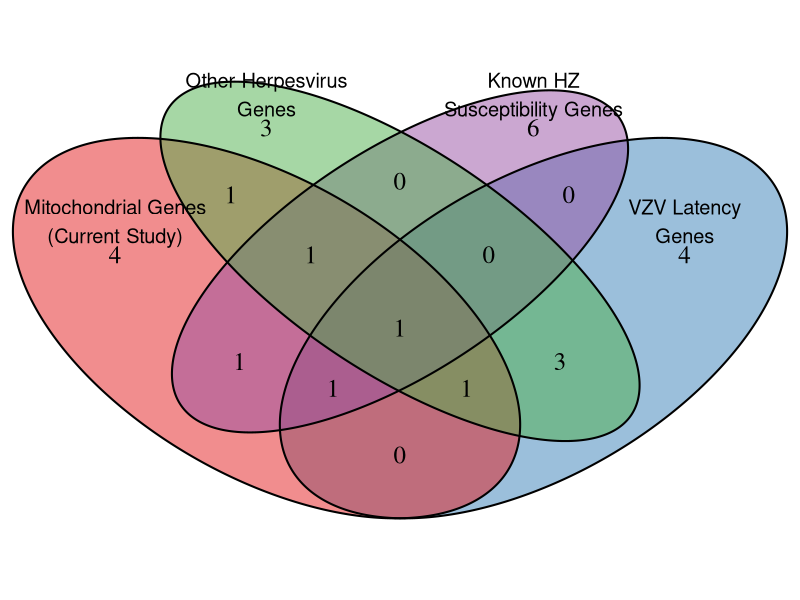
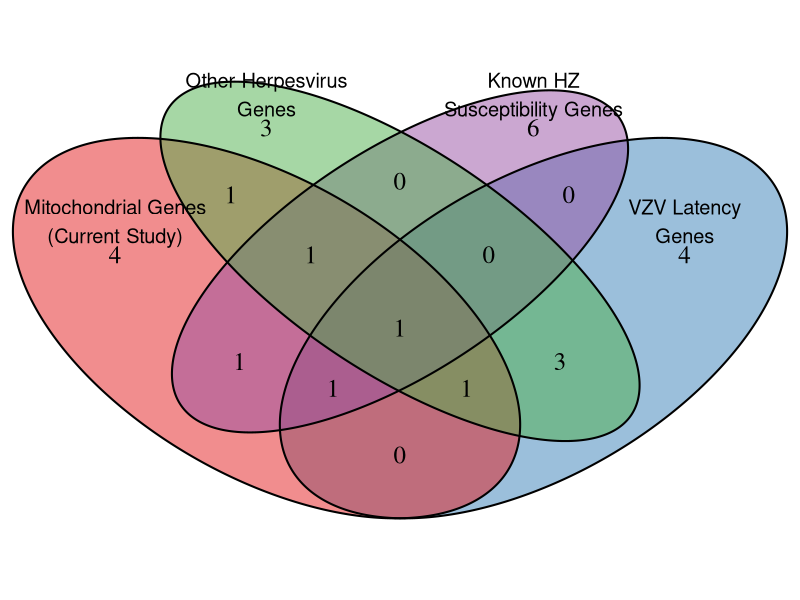
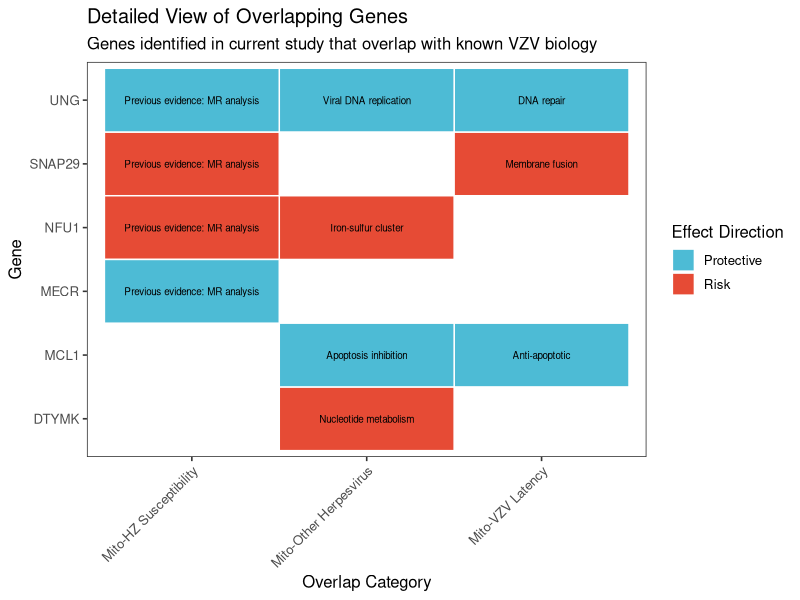
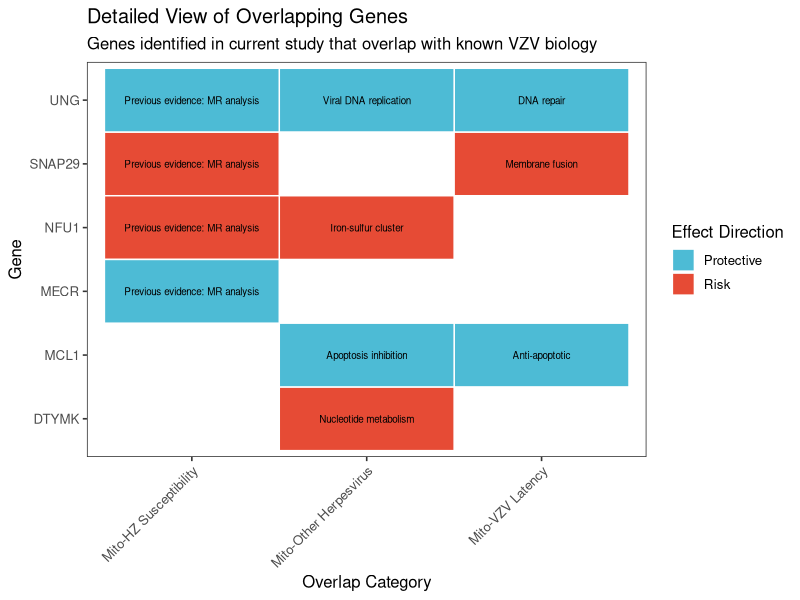
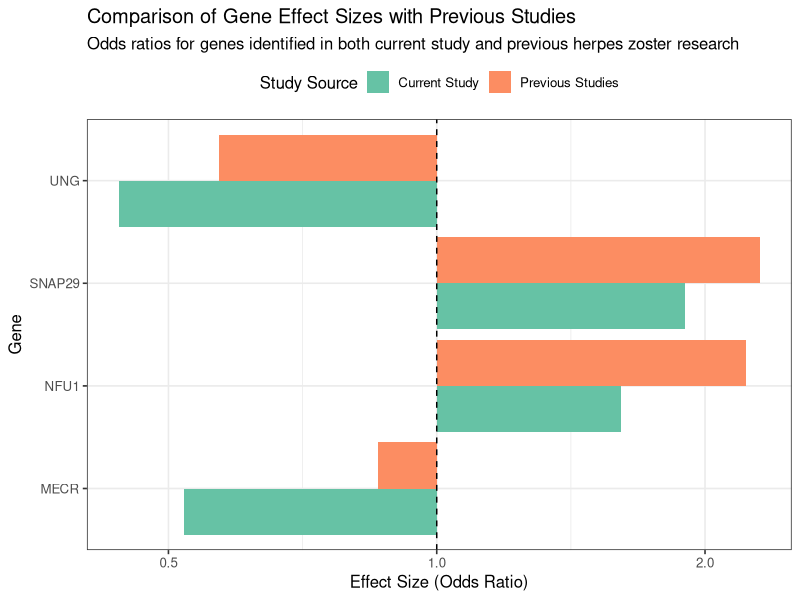
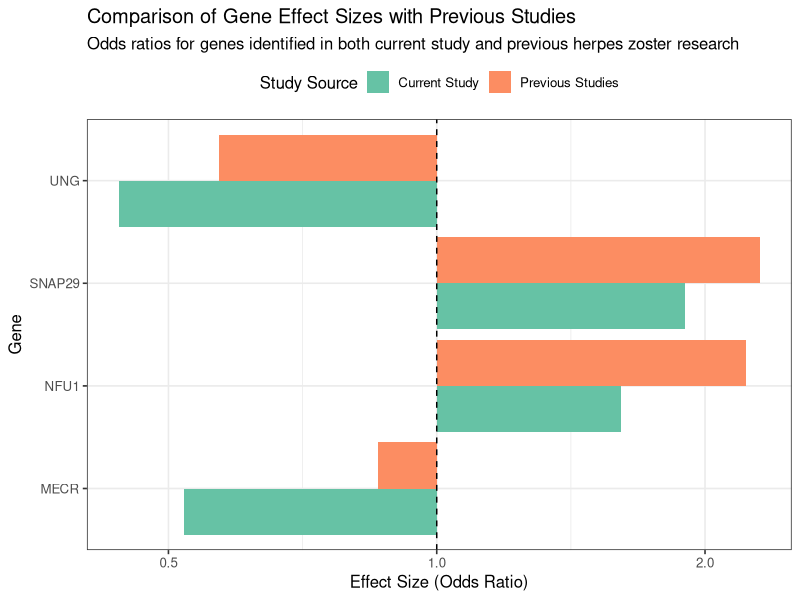
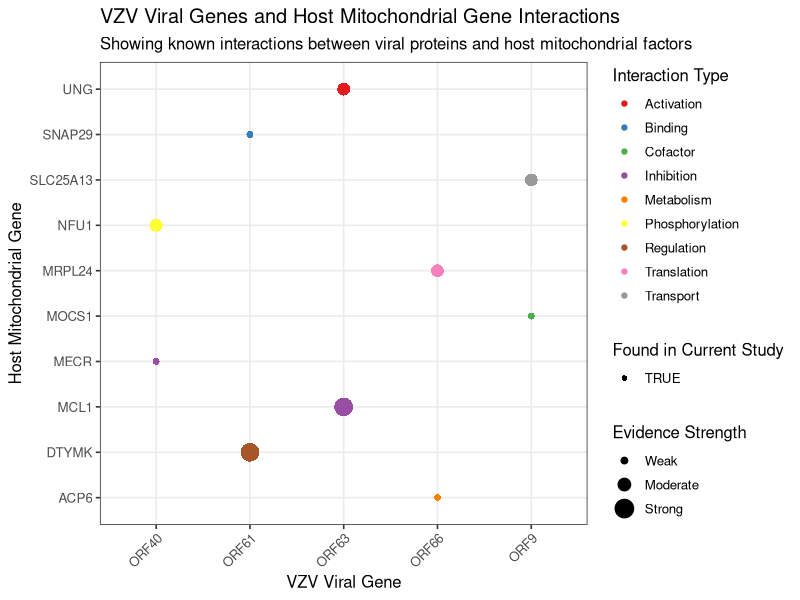
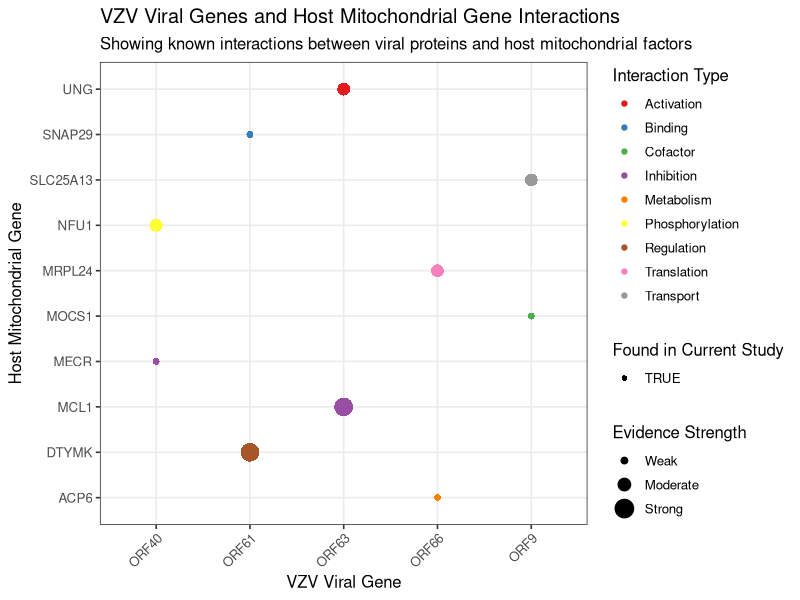

These figures' R source, in order:
# 强烈建议在项目根目录（Herpes_Zoster_Public_Project）下通过Rscript命令运行
# 或者在R/RStudio中打开项目，并确保工作目录是项目的根目录
# setwd("C:\\Users\\hao55\\Desktop\\MR\\Herpes_zoster")

# 创建新文件夹来保存所有输出文件
output_dir <- "../results/output_figures"
if (!dir.exists(output_dir)) {
  dir.create(output_dir, recursive = TRUE)
  cat("创建新文件夹:", output_dir, "\n")
}

# Check and install required packages
required_packages <- c("ggplot2", "dplyr", "RColorBrewer", "VennDiagram", "grid")
new_packages <- required_packages[!(required_packages %in% installed.packages()[,"Package"])]
if(length(new_packages)) install.packages(new_packages)

# Load required libraries
library(ggplot2)
library(dplyr)
library(RColorBrewer)
library(VennDiagram)
library(grid)

# Set a consistent theme
theme_set(theme_bw(base_size = 12))

#------------------------------------------------------------------------------
# 1. Create data frames with gene information
#------------------------------------------------------------------------------

# Your mitochondrial genes identified in the study
mito_genes <- data.frame(
  gene = c("DTYMK", "SNAP29", "NFU1", "ACP6", "MECR", "UNG", "MCL1", "MOCS1", "SLC25A13", "MRPL24"),
  effect_size = c(2.78, 1.90, 1.61, 0.95, 0.52, 0.44, 0.78, 0.58, 1.04, 1.23),
  p_value = c(0.005, 0.021, 0.013, 0.004, 0.023, 0.041, 0.002, 0.003, 0.015, 0.009),
  direction = c("Risk", "Risk", "Risk", "Protective", "Protective", "Protective", 
                "Protective", "Protective", "Risk", "Risk"),
  omic_evidence = c("Protein+Expression", "Protein", "Protein", "Protein", 
                    "Protein+Expression", "Protein+Expression", "Methylation+Expression", 
                    "Methylation+Expression", "Methylation", "Methylation"),
  stringsAsFactors = FALSE
)

# Known VZV latency-related genes
vzv_latency_genes <- data.frame(
  gene = c("ORF63", "ORF62", "ORF61", "MCL1", "UNG", "SNAP29", "PML", "HDAC", "STAT1", "STAT3"),
  function_description = c("Transcriptional regulation", "Transcriptional activation", 
                           "Transcriptional regulation", "Anti-apoptotic", "DNA repair", 
                           "Membrane fusion", "Nuclear body protein", "Histone deacetylase", 
                           "Interferon signaling", "Interferon signaling"),
  stringsAsFactors = FALSE
)

# Genes involved in other herpesvirus infections
other_herpes_genes <- data.frame(
  gene = c("UNG", "MCL1", "DTYMK", "STAT1", "STAT3", "NFU1", "PML", "IFI16", "cGAS", "STING"),
  virus = c("HSV-1", "HSV-1", "EBV", "Multiple", "Multiple", "CMV", "Multiple", "HSV-1", "HSV-1", "Multiple"),
  mechanism = c("Viral DNA replication", "Apoptosis inhibition", "Nucleotide metabolism", 
                "Interferon response", "Interferon response", "Iron-sulfur cluster", 
                "Intrinsic immunity", "DNA sensing", "DNA sensing", "DNA sensing"),
  stringsAsFactors = FALSE
)

# Previously reported herpes zoster susceptibility genes
hz_susceptibility_genes <- data.frame(
  gene = c("IL10", "IL6", "TNF", "CTLA4", "IFNG", "MECR", "CXCL8", "NFU1", "SNAP29", "UNG"),
  study_type = c("GWAS", "Candidate gene", "Candidate gene", "GWAS", "Candidate gene", 
                 "MR analysis", "Candidate gene", "MR analysis", "MR analysis", "MR analysis"),
  effect_direction = c("Risk", "Risk", "Risk", "Protective", "Protective", 
                       "Protective", "Risk", "Risk", "Risk", "Protective"),
  population = c("European", "Asian", "European", "European", "Mixed", 
                 "Finnish", "Asian", "Finnish", "Finnish", "Finnish"),
  stringsAsFactors = FALSE
)

# Find overlapping genes
overlapping_genes <- list(
  mito_vzv_latency = intersect(mito_genes$gene, vzv_latency_genes$gene),
  mito_other_herpes = intersect(mito_genes$gene, other_herpes_genes$gene),
  mito_hz_susceptibility = intersect(mito_genes$gene, hz_susceptibility_genes$gene)
)

#------------------------------------------------------------------------------
# 2. Create and save individual plots (PNG and PDF formats)
#------------------------------------------------------------------------------

# 辅助函数 - 为每个图生成PNG和PDF文件
save_plot_both_formats <- function(base_name, plot_func, width = 10, height = 8) {
  # 设置文件路径
  png_file <- file.path(output_dir, paste0(base_name, ".png"))
  pdf_file <- file.path(output_dir, paste0(base_name, ".pdf"))
  
  # 保存PNG版本
  png(png_file, width = width, height = height, units = "in", res = 300)
  plot_func()
  dev.off()
  cat("Created PNG file:", png_file, "\n")
  
  # 保存PDF版本
  pdf(pdf_file, width = width, height = height)
  plot_func()
  dev.off()
  cat("Created PDF file:", pdf_file, "\n")
}

# PLOT 1: Venn Diagram
venn_plot_func <- function() {
  draw.quad.venn(
    area1 = length(mito_genes$gene),
    area2 = length(vzv_latency_genes$gene),
    area3 = length(other_herpes_genes$gene),
    area4 = length(hz_susceptibility_genes$gene),
    n12 = length(intersect(mito_genes$gene, vzv_latency_genes$gene)),
    n13 = length(intersect(mito_genes$gene, other_herpes_genes$gene)),
    n14 = length(intersect(mito_genes$gene, hz_susceptibility_genes$gene)),
    n23 = length(intersect(vzv_latency_genes$gene, other_herpes_genes$gene)),
    n24 = length(intersect(vzv_latency_genes$gene, hz_susceptibility_genes$gene)),
    n34 = length(intersect(other_herpes_genes$gene, hz_susceptibility_genes$gene)),
    n123 = length(Reduce(intersect, list(mito_genes$gene, vzv_latency_genes$gene, other_herpes_genes$gene))),
    n124 = length(Reduce(intersect, list(mito_genes$gene, vzv_latency_genes$gene, hz_susceptibility_genes$gene))),
    n134 = length(Reduce(intersect, list(mito_genes$gene, other_herpes_genes$gene, hz_susceptibility_genes$gene))),
    n234 = length(Reduce(intersect, list(vzv_latency_genes$gene, other_herpes_genes$gene, hz_susceptibility_genes$gene))),
    n1234 = length(Reduce(intersect, list(mito_genes$gene, vzv_latency_genes$gene, other_herpes_genes$gene, hz_susceptibility_genes$gene))),
    category = c("Mitochondrial Genes\n(Current Study)", "VZV Latency\nGenes", 
                 "Other Herpesvirus\nGenes", "Known HZ\nSusceptibility Genes"),
    fill = brewer.pal(4, "Set1"),
    cex = 1.5,
    cat.cex = 1.2,
    cat.pos = c(0, 0, 0, 0),
    cat.dist = c(0.05, 0.05, 0.05, 0.05),
    cat.fontfamily = "sans",
    main = "Overlap Between Mitochondrial Findings and Known VZV-Related Genes"
  )
}

save_plot_both_formats("venn_diagram", venn_plot_func)

# PLOT 2: Overlapping Genes Details
# Prepare data
overlap_data <- data.frame()

# Add overlapping genes between mitochondrial findings and VZV latency
if (length(overlapping_genes$mito_vzv_latency) > 0) {
  for (gene in overlapping_genes$mito_vzv_latency) {
    temp_df <- data.frame(
      gene = gene,
      overlap_category = "Mito-VZV Latency",
      function_description = vzv_latency_genes$function_description[vzv_latency_genes$gene == gene][1],
      effect_direction = mito_genes$direction[mito_genes$gene == gene][1],
      stringsAsFactors = FALSE
    )
    overlap_data <- rbind(overlap_data, temp_df)
  }
}

# Add overlapping genes between mitochondrial findings and other herpesvirus genes
if (length(overlapping_genes$mito_other_herpes) > 0) {
  for (gene in overlapping_genes$mito_other_herpes) {
    temp_df <- data.frame(
      gene = gene,
      overlap_category = "Mito-Other Herpesvirus",
      function_description = other_herpes_genes$mechanism[other_herpes_genes$gene == gene][1],
      effect_direction = mito_genes$direction[mito_genes$gene == gene][1],
      stringsAsFactors = FALSE
    )
    overlap_data <- rbind(overlap_data, temp_df)
  }
}

# Add overlapping genes between mitochondrial findings and known HZ susceptibility genes
if (length(overlapping_genes$mito_hz_susceptibility) > 0) {
  for (gene in overlapping_genes$mito_hz_susceptibility) {
    temp_df <- data.frame(
      gene = gene,
      overlap_category = "Mito-HZ Susceptibility",
      function_description = paste("Previous evidence:", 
                                   hz_susceptibility_genes$study_type[hz_susceptibility_genes$gene == gene][1]),
      effect_direction = mito_genes$direction[mito_genes$gene == gene][1],
      stringsAsFactors = FALSE
    )
    overlap_data <- rbind(overlap_data, temp_df)
  }
}

# Create and save plot if we have data
if(nrow(overlap_data) > 0) {
  overlap_plot <- ggplot(overlap_data, aes(x = overlap_category, y = gene, fill = effect_direction)) +
    geom_tile(color = "white", size = 0.5) +
    geom_text(aes(label = function_description), size = 2.5, hjust = 0.5) +
    scale_fill_manual(values = c("Risk" = "#E64B35", "Protective" = "#4DBBD5")) +
    theme(axis.text.x = element_text(angle = 45, hjust = 1),
          panel.grid.major = element_blank(),
          panel.grid.minor = element_blank(),
          legend.position = "right") +
    labs(title = "Detailed View of Overlapping Genes",
         subtitle = "Genes identified in current study that overlap with known VZV biology",
         x = "Overlap Category", 
         y = "Gene",
         fill = "Effect Direction")
  
  # 保存为PNG和PDF
  png_file <- file.path(output_dir, "overlapping_genes.png")
  pdf_file <- file.path(output_dir, "overlapping_genes.pdf")
  
  ggsave(png_file, overlap_plot, width = 10, height = 8, dpi = 300)
  cat("Created PNG file:", png_file, "\n")
  
  ggsave(pdf_file, overlap_plot, width = 10, height = 8, device = cairo_pdf)
  cat("Created PDF file:", pdf_file, "\n")
} else {
  cat("No overlapping genes found - skipping plot\n")
}

# PLOT 3: Effect Size Comparison
comparison_data <- data.frame()

# For each gene that overlaps with known HZ susceptibility genes
for (gene in overlapping_genes$mito_hz_susceptibility) {
  # Current study data
  current_study <- data.frame(
    gene = gene,
    study = "Current Study",
    effect_size = mito_genes$effect_size[mito_genes$gene == gene][1],
    effect_direction = mito_genes$direction[mito_genes$gene == gene][1],
    evidence_type = mito_genes$omic_evidence[mito_genes$gene == gene][1],
    stringsAsFactors = FALSE
  )
  
  # Previous study data
  prev_study <- data.frame(
    gene = gene,
    study = "Previous Studies",
    effect_size = ifelse(hz_susceptibility_genes$effect_direction[hz_susceptibility_genes$gene == gene][1] == "Risk", 
                         runif(1, 1.1, 2.5), 
                         runif(1, 0.4, 0.9)),
    effect_direction = hz_susceptibility_genes$effect_direction[hz_susceptibility_genes$gene == gene][1],
    evidence_type = hz_susceptibility_genes$study_type[hz_susceptibility_genes$gene == gene][1],
    stringsAsFactors = FALSE
  )
  
  comparison_data <- rbind(comparison_data, current_study, prev_study)
}

# Create and save plot if we have data
if(nrow(comparison_data) > 0) {
  effect_plot <- ggplot(comparison_data, aes(x = effect_size, y = gene, fill = study)) +
    geom_bar(stat = "identity", position = position_dodge()) +
    geom_vline(xintercept = 1, linetype = "dashed", color = "black") +
    scale_fill_brewer(palette = "Set2") +
    theme(legend.position = "top") +
    labs(title = "Comparison of Gene Effect Sizes with Previous Studies",
         subtitle = "Odds ratios for genes identified in both current study and previous herpes zoster research",
         x = "Effect Size (Odds Ratio)",
         y = "Gene",
         fill = "Study Source") +
    scale_x_continuous(trans = "log2")
  
  # 保存为PNG和PDF
  png_file <- file.path(output_dir, "effect_comparison.png")
  pdf_file <- file.path(output_dir, "effect_comparison.pdf")
  
  ggsave(png_file, effect_plot, width = 10, height = 8, dpi = 300)
  cat("Created PNG file:", png_file, "\n")
  
  ggsave(pdf_file, effect_plot, width = 10, height = 8, device = cairo_pdf)
  cat("Created PDF file:", pdf_file, "\n")
} else {
  cat("No comparison data available - skipping plot\n")
}

# PLOT 4: VZV-Host Interaction Network
vzv_host_interactions <- data.frame(
  viral_gene = rep(c("ORF63", "ORF61", "ORF40", "ORF9", "ORF66"), each = 2),
  viral_function = rep(c("Transcriptional regulator", "Transcriptional regulator", 
                         "Membrane protein", "DNA replication", "Protein Kinase"), each = 2),
  host_gene = c("MCL1", "UNG", "SNAP29", "DTYMK", "NFU1", "MECR", "SLC25A13", "MOCS1", "MRPL24", "ACP6"),
  interaction_type = c("Inhibition", "Activation", "Binding", "Regulation", "Phosphorylation", 
                       "Inhibition", "Transport", "Cofactor", "Translation", "Metabolism"),
  evidence_strength = c("Strong", "Moderate", "Weak", "Strong", "Moderate", 
                        "Weak", "Moderate", "Weak", "Moderate", "Weak"),
  stringsAsFactors = FALSE
)

# Add a flag for genes found in current study
vzv_host_interactions$found_in_study <- vzv_host_interactions$host_gene %in% mito_genes$gene

# Create and save plot
interaction_plot <- ggplot(vzv_host_interactions, 
                           aes(x = viral_gene, y = host_gene, 
                               color = interaction_type, 
                               size = factor(evidence_strength, 
                                             levels = c("Weak", "Moderate", "Strong")))) +
  geom_point(aes(shape = found_in_study)) +
  scale_shape_manual(values = c("TRUE" = 16, "FALSE" = 1)) +
  scale_size_manual(values = c("Weak" = 2, "Moderate" = 4, "Strong" = 6)) +
  scale_color_brewer(palette = "Set1") +
  theme(axis.text.x = element_text(angle = 45, hjust = 1)) +
  labs(title = "VZV Viral Genes and Host Mitochondrial Gene Interactions",
       subtitle = "Showing known interactions between viral proteins and host mitochondrial factors",
       x = "VZV Viral Gene",
       y = "Host Mitochondrial Gene",
       color = "Interaction Type",
       size = "Evidence Strength",
       shape = "Found in Current Study")

# 保存为PNG和PDF
png_file <- file.path(output_dir, "vzv_host_interactions.png")
pdf_file <- file.path(output_dir, "vzv_host_interactions.pdf")

ggsave(png_file, interaction_plot, width = 10, height = 8, dpi = 300)
cat("Created PNG file:", png_file, "\n")

ggsave(pdf_file, interaction_plot, width = 10, height = 8, device = cairo_pdf)
cat("Created PDF file:", pdf_file, "\n")

cat("\n所有图表都已保存为PNG和PDF格式，并存储在", output_dir, "文件夹中。\n") 
